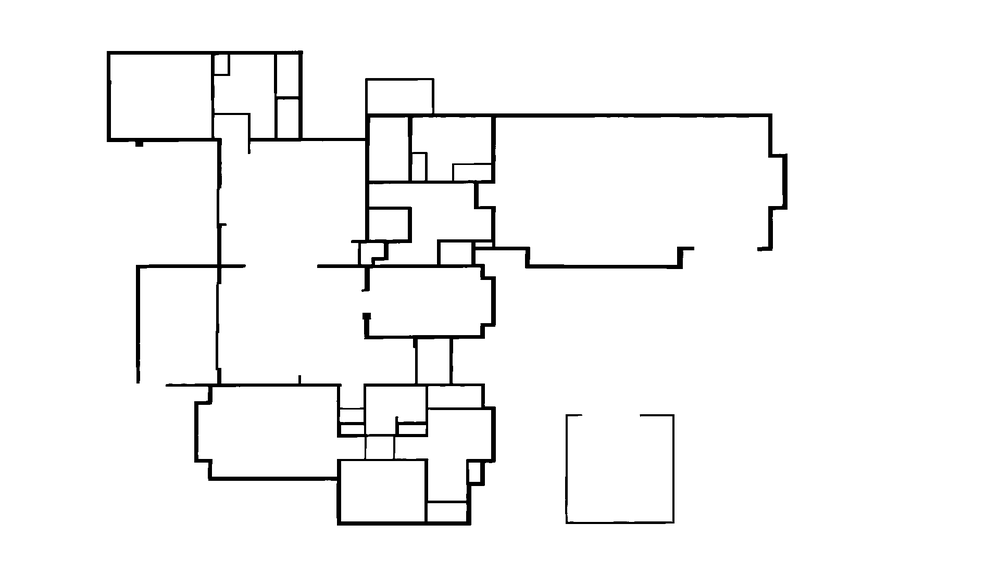
#> input picture input/image (1).png, 1000 x 562 px, shrunk from 1920 x 1080 before the run
$ python preprocessing.py
#> lines starting #> are read from the running program, lines starting #| are printed output that depends on the picture; after the words box and inside, x2 and y2 are one past the last pixel; in counts of white or black regions, pixels touching at a corner belong together
import os
from typing import Optional

import cv2
import numpy as np


def load_grayscale(path: str) -> np.ndarray:
    """Load image as grayscale. Raises if not found."""
#> called with path = 'input/image (1).png'
    img = cv2.imread(path, cv2.IMREAD_GRAYSCALE)
#> img is the input picture: shape (562, 1000); min 0, max 255, mean 246
    if img is None:
        raise FileNotFoundError(f"Could not read image: {path}")
    return img


def preprocess_floorplan(
    gray: np.ndarray,
    debug_dir: Optional[str] = None,
) -> np.ndarray:
    """
    Convert grayscale floorplan to a clean binary mask (uint8, {0,255}).

    Walls become white (255), background black (0).
    """
#> called with debug_dir = 'output/debug'
    # Create debug directory if it doesn't exist
    if debug_dir:
        os.makedirs(debug_dir, exist_ok=True)

    # 1) Slight blur to remove salt-and-pepper, but keep edges sharp.
    BLUR_KSIZE = 5  # you can try 3 or 7 later
    blurred = cv2.GaussianBlur(gray, (BLUR_KSIZE, BLUR_KSIZE), 0)
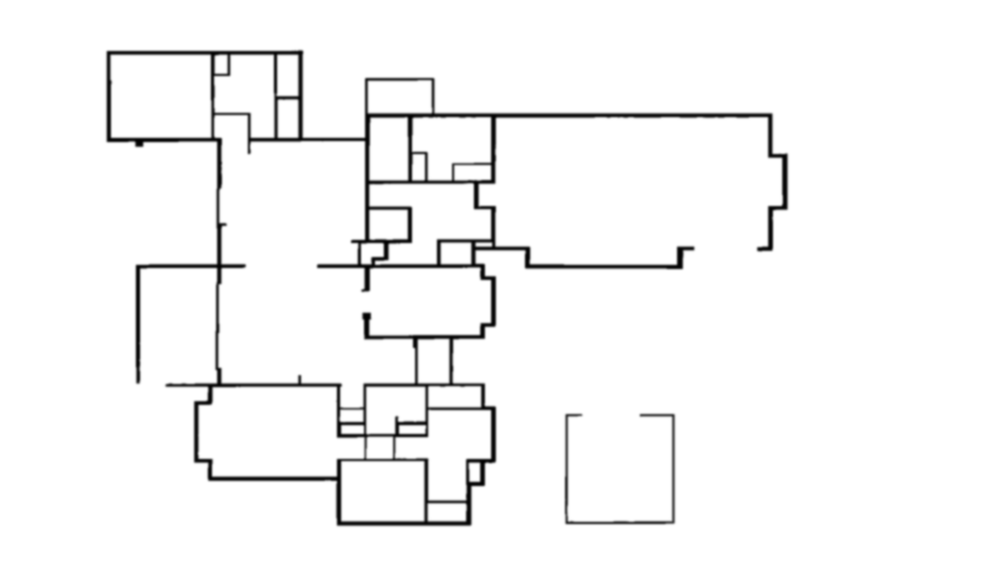
#> blurred: shape (562, 1000); min 0, max 255, mean 246

    # 2) Adaptive threshold → robust to lighting / background gradients.
    ADAPTIVE_BLOCK = 51  # window size
    ADAPTIVE_C = 10
    bin_inv = cv2.adaptiveThreshold(
        blurred,
        255,
        cv2.ADAPTIVE_THRESH_GAUSSIAN_C,
        cv2.THRESH_BINARY_INV,
        ADAPTIVE_BLOCK,
        ADAPTIVE_C,
    )
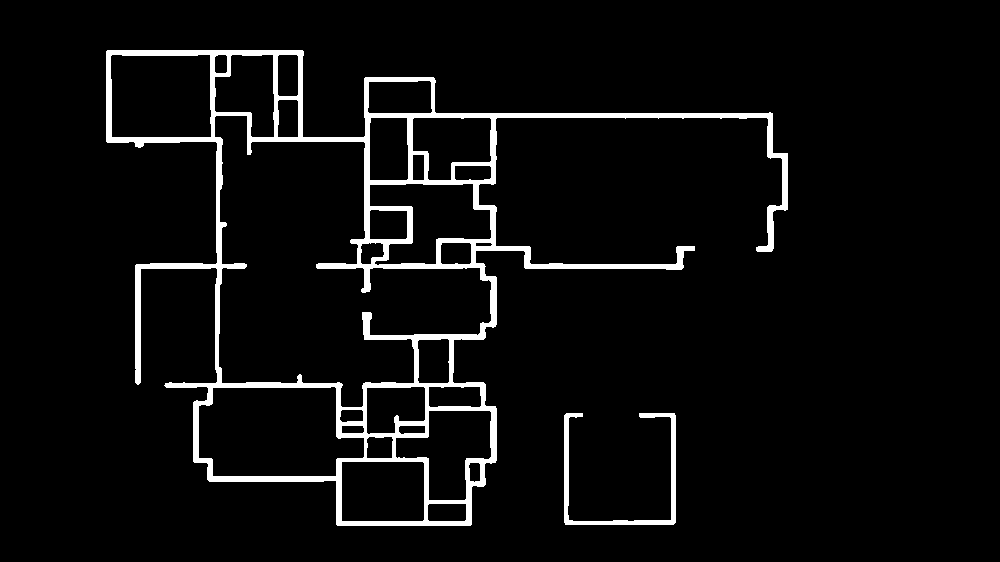
#> bin_inv: shape (562, 1000); 5.1% white; 2 white regions, box (x1, y1, x2, y2) and area: (106, 50, 788, 526) 26955, (564, 413, 676, 525) 1768
    # binary: foreground=255, background=0
    binary = bin_inv

    # 3) Morphological closing to seal tiny gaps in walls.
    MORPH_KERNEL = cv2.getStructuringElement(cv2.MORPH_RECT, (3, 3))
    MORPH_ITERS = 1
    closed = cv2.morphologyEx(binary, cv2.MORPH_CLOSE, MORPH_KERNEL, iterations=MORPH_ITERS)
#> closed: shape (562, 1000); 5.1% white; 2 white regions, box (x1, y1, x2, y2) and area: (106, 50, 788, 526) 26975, (564, 413, 676, 525) 1768

    # Save the binary output to the 'output' folder
    output_path = os.path.join("output", "binary_output.png")
    cv2.imwrite(output_path, closed)
    print(f"Binary image saved at: {output_path}")

    # Optionally save debug images if debug_dir is provided
    if debug_dir:
        cv2.imwrite(os.path.join(debug_dir, "01_gray.png"), gray)
        cv2.imwrite(os.path.join(debug_dir, "02_binary.png"), closed)

    return closed


if __name__ == "__main__":
    input_path = "input/image (1).png"  # Update this path to your actual input file path
    debug_dir = "output/debug"  # Folder where debug images will be saved (optional)

    # Ensure the output folder exists
    os.makedirs("output", exist_ok=True)

    # Load the image and process
    gray = load_grayscale(input_path)
    binary = preprocess_floorplan(gray, debug_dir)
